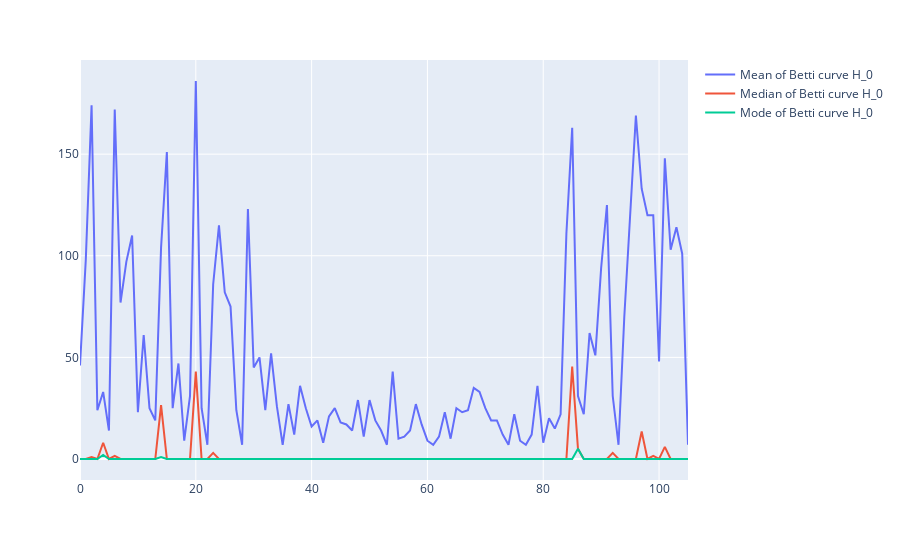

Source (notebook cell):
### Code cell
import statistics as stats
meanBettiH0 = []
medianBettiH0 = []
modeBettiH0 = []

for i in range(len(slugging_Betti[:,0,0])):
    meanBettiH0.append(stats.mean(slugging_Betti[i,0,:]))
    medianBettiH0.append(stats.median(slugging_Betti[i,0,:]))
    modeBettiH0.append(stats.mode(slugging_Betti[i,0,:]))
    
    
figBetti = px.line()
figBetti.add_scatter(y=(meanBettiH0), name="Mean of Betti curve H_0")
figBetti.add_scatter(y=(medianBettiH0), name="Median of Betti curve H_0")
figBetti.add_scatter(y=(modeBettiH0),name="Mode of Betti curve H_0")
figBetti.show()

### Figure 1 — Plotly figure (JSON) as saved in the notebook; plotly's stock layout.template omitted (floating-point values rounded to 4 significant figures)
{"data": [{"name": "Mean of Betti curve H_0", "type": "scatter", "y": [46, 98, 174, 24, 33, 14, 172, 77, 97, 110, 23, 61, 25, 19, 104, 151, 25, 47, 9, 31, 186, 25, 7, 86, 115, 82, 75, 24, 7, 123, 45, 50, 24, 52, 26, 7, 27, 12, 36, 25, 16, 19, 8, 21, 25, 18, 17, 14, 29, 11, 29, 19, 14, 7, 43, 10, 11, 14, 27, 17, 9, 7, 11, 23, 10, 25, 23, 24, 35, 33, 25, 19, 19, 12, 7, 22, 9, 7, 12, 36, 8, 20, 15, 22, 111, 163, 31, 22, 62, 51, 94, 125, 31, 7, 70, 121, 169, 133, 120, 120, 48, 148, 103, 114, 101, 7]}, {"name": "Median of Betti curve H_0", "type": "scatter", "y": [0, 0, 1, 0, 8, 0, 1.5, 0, 0, 0, 0, 0, 0, 0, 26.5, 0, 0, 0, 0, 0, 43, 0, 0, 3, 0, 0, 0, 0, 0, 0, 0, 0, 0, 0, 0, 0, 0, 0, 0, 0, 0, 0, 0, 0, 0, 0, 0, 0, 0, 0, 0, 0, 0, 0, 0, 0, 0, 0, 0, 0, 0, 0, 0, 0, 0, 0, 0, 0, 0, 0, 0, 0, 0, 0, 0, 0, 0, 0, 0, 0, 0, 0, 0, 0, 0, 45.5, 5, 0, 0, 0, 0, 0, 3, 0, 0, 0, 0, 13.5, 0, 1.5, 0, 6, 0, 0, 0, 0]}, {"name": "Mode of Betti curve H_0", "type": "scatter", "y": [0, 0, 0, 0, 2, 0, 0, 0, 0, 0, 0, 0, 0, 0, 1, 0, 0, 0, 0, 0, 0, 0, 0, 0, 0, 0, 0, 0, 0, 0, 0, 0, 0, 0, 0, 0, 0, 0, 0, 0, 0, 0, 0, 0, 0, 0, 0, 0, 0, 0, 0, 0, 0, 0, 0, 0, 0, 0, 0, 0, 0, 0, 0, 0, 0, 0, 0, 0, 0, 0, 0, 0, 0, 0, 0, 0, 0, 0, 0, 0, 0, 0, 0, 0, 0, 0, 5, 0, 0, 0, 0, 0, 0, 0, 0, 0, 0, 0, 0, 0, 0, 0, 0, 0, 0, 0]}], "layout": {"legend": {"tracegroupgap": 0}, "margin": {"t": 60}, "xaxis": {"anchor": "y", "domain": [0, 1]}, "yaxis": {"anchor": "x", "domain": [0, 1]}}}
